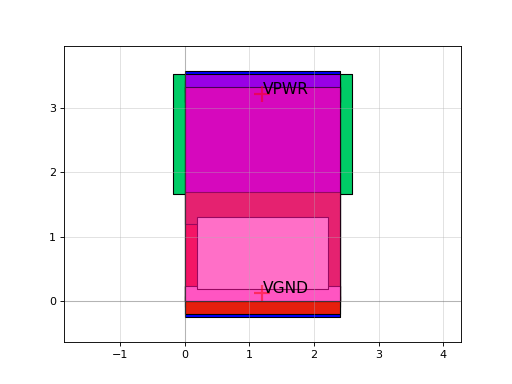

Source code (Python):
import sky130

c = sky130.components.sky130_fd_sc_hs__nor2_2()
c.plot()
